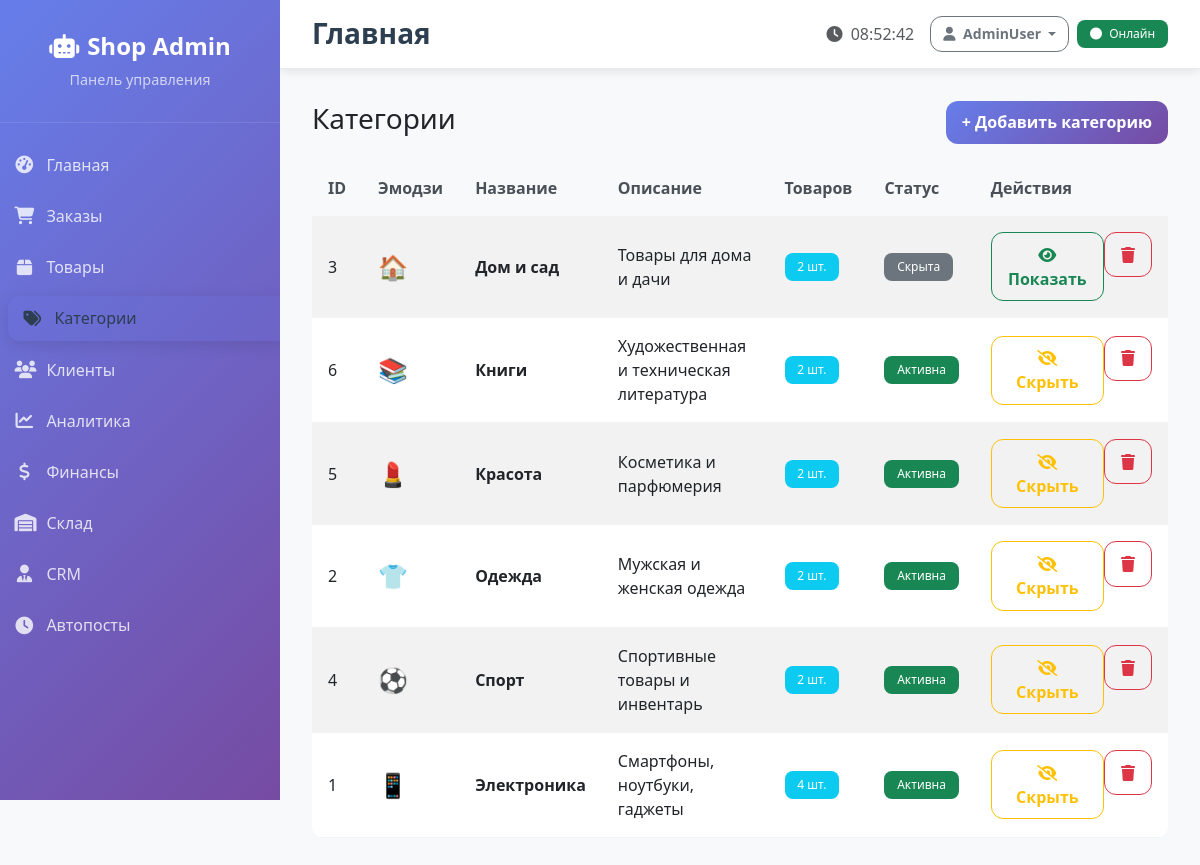
Page /categories (signed in) on the committed database.
### tables this page shows
CREATE TABLE categories (
    id INTEGER PRIMARY KEY AUTOINCREMENT,
    name TEXT NOT NULL,
    description TEXT,
    emoji TEXT,
    is_active INTEGER DEFAULT 1,
    created_at TIMESTAMP DEFAULT CURRENT_TIMESTAMP
);

### web_admin/app.py (the view)
    def decorated_function(*args, **kwargs):
        if not session.get('logged_in'):
            return redirect(url_for('login'))
        return f(*args, **kwargs)

### database.py (called while the page is built, shortened)
    def execute_query(self, query, params=None):
        try:
            conn = sqlite3.connect(self.db_path)
            cursor = conn.cursor()
            if params:
                cursor.execute(query, params)
            else:
                cursor.execute(query)
            q = query.strip().upper()
            if q.startswith('SELECT'):
                result = cursor.fetchall()
            return result
        except Exception as e:
            logging.info(f"Ошибка выполнения запроса: {e}")
            return None
        finally:
            if 'conn' in locals():
                conn.close()

### web_admin/app.py (called while the page is built)
def login_required(f):
    def decorated_function(*args, **kwargs):
        if not session.get('logged_in'):
            return redirect(url_for('login'))
        return f(*args, **kwargs)
    decorated_function.__name__ = f.__name__
    return decorated_function

@app.route('/categories')
@login_required
def categories():
    categories_data = db.execute_query('''
        SELECT c.id, c.name, c.description, c.emoji, c.is_active,
               COUNT(p.id) as products_count
        FROM categories c
        LEFT JOIN products p ON c.id = p.category_id AND p.is_active = 1
        GROUP BY c.id, c.name, c.description, c.emoji, c.is_active
        ORDER BY c.name
    ''')
    return render_template('categories.html', categories=categories_data or [])

### web_admin/templates/categories.html (shortened to what this page needs)
{% extends 'base.html' %}
{% block content %}
<div class="d-flex align-items-center justify-content-between mb-3">
  <h1 class="h3">Категории</h1>
  <a class="btn btn-primary" href="{{ url_for('add_category') }}">+ Добавить категорию</a>
</div>
<div class="table-responsive">
<table class="table table-striped align-middle">
  <thead><tr><th>ID</th><th>Эмодзи</th><th>Название</th><th>Описание</th><th>Товаров</th><th>Статус</th><th>Действия</th></tr></thead>
  <tbody>
  {% for c in categories %}
    <tr>
      <td>{{ c[0] }}</td>
      <td><span style="font-size: 1.5rem;">{{ c[3] or '📦' }}</span></td>
      <td><strong>{{ c[1] }}</strong></td>
      <td>{{ c[2][:50] if c[2] else '-' }}{% if c[2] and c[2]|length > 50 %}...{% endif %}</td>
      <td>
        <span class="badge bg-info">{{ c[5] or 0 }} шт.</span>
      </td>
      <td>
        {% if c[4] %}
          <span class="badge bg-success">Активна</span>
        {% else %}
          <span class="badge bg-secondary">Скрыта</span>
        {% endif %}
      </td>
      <td>
        <div class="btn-group btn-group-sm">
          <form method="post" action="{{ url_for('toggle_category', cid=c[0]) }}" style="display:inline">
            <button class="btn btn-outline-{% if c[4] %}warning{% else %}success{% endif %}" type="submit" title="{% if c[4] %}Скрыть{% else %}Показать{% endif %}">
              <i class="fas fa-{% if c[4] %}eye-slash{% else %}eye{% endif %}"></i>
              {% if c[4] %}Скрыть{% else %}Показать{% endif %}
            </button>
          </form>
          <form method="post" action="{{ url_for('delete_category') }}" style="display:inline" onsubmit="return confirm('Удалить категорию? Все товары в этой категории также будут удалены!')">
            <button class="btn btn-outline-danger" type="submit" title="Удалить">
              <i class="fas fa-trash"></i>
            </button>
          </form>
        </div>
      </td>
    </tr>
  {% endfor %}
  </tbody>
</table>
</div>
{% endblock %}

### web_admin/templates/base.html (shortened to what this page needs)
<!DOCTYPE html>
<html lang="ru">
<head>
    <link href="https://cdn.jsdelivr.net/npm/bootstrap@5.3.0/dist/css/bootstrap.min.css" rel="stylesheet">
    <link href="https://cdnjs.cloudflare.com/ajax/libs/font-awesome/6.4.0/css/all.min.css" rel="stylesheet">
    <link rel="stylesheet" href="{{ url_for('static', filename='css/admin.css') }}">
</head>
<body>
    <nav class="sidebar">
        <div class="sidebar-brand">
            <h3><i class="fas fa-robot me-2"></i>Shop Admin</h3>
            <p>Панель управления</p>
        </div>
        <ul class="nav flex-column mt-3">
            <li class="nav-item">
                <a class="nav-link {{ 'active' if request.endpoint == 'dashboard' }}" href="{{ url_for('dashboard') }}">
                    <i class="fas fa-tachometer-alt"></i>
                    Главная
                </a>
            </li>
            <li class="nav-item">
                <a class="nav-link {{ 'active' if request.endpoint == 'orders' }}" href="{{ url_for('orders') }}">
                    <i class="fas fa-shopping-cart"></i>
                    Заказы
                </a>
            </li>
            <li class="nav-item">
                <a class="nav-link {{ 'active' if request.endpoint == 'products' }}" href="{{ url_for('products') }}">
                    <i class="fas fa-box"></i>
                    Товары
                </a>
            </li>
            <li class="nav-item">
                <a class="nav-link {{ 'active' if request.endpoint == 'categories' }}" href="{{ url_for('categories') }}">
                    <i class="fas fa-tags"></i>
                    Категории
                </a>
            </li>
            <li class="nav-item">
                <a class="nav-link {{ 'active' if request.endpoint == 'customers' }}" href="{{ url_for('customers') }}">
                    <i class="fas fa-users"></i>
                    Клиенты
                </a>
            </li>
            <li class="nav-item">
                <a class="nav-link {{ 'active' if request.endpoint == 'analytics_page' }}" href="{{ url_for('analytics_page') }}">
                    <i class="fas fa-chart-line"></i>
                    Аналитика
                </a>
            </li>
            <li class="nav-item">
                <a class="nav-link {{ 'active' if request.endpoint == 'financial' }}" href="{{ url_for('financial_page') }}">
                    <i class="fas fa-dollar-sign"></i>
                    Финансы
                </a>
            </li>
            <li class="nav-item">
                <a class="nav-link {{ 'active' if request.endpoint == 'inventory_page' }}" href="{{ url_for('inventory_page') }}">
                    <i class="fas fa-warehouse"></i>
                    Склад
                </a>
            </li>
            <li class="nav-item">
                <a class="nav-link {{ 'active' if request.endpoint == 'crm_page' }}" href="{{ url_for('crm_page') }}">
                    <i class="fas fa-user-tie"></i>
                    CRM
                </a>
            </li>
            <li class="nav-item">
                <a class="nav-link {{ 'active' if request.endpoint == 'scheduled_posts' }}" href="{{ url_for('scheduled_posts') }}">
                    <i class="fas fa-clock"></i>
                    Автопосты
                </a>
            </li>
        </ul>
    </nav>
    <div class="main-content">
        <div class="top-navbar">
            <div class="d-flex justify-content-between align-items-center">
                <h1 class="page-header">{% block page_title %}Главная{% endblock %}</h1>
                <div class="d-flex align-items-center">
                    <span class="text-muted me-3">
                        <i class="fas fa-clock me-1"></i>
                        <span id="current-time"></span>
                    </span>
                    <div class="dropdown">
                        <button class="btn btn-outline-secondary btn-sm dropdown-toggle" type="button"
                                data-bs-toggle="dropdown" aria-expanded="false">
                            <i class="fas fa-user me-1"></i>
                            AdminUser
                        </button>
                    </div>
                    <div class="badge bg-success ms-2">
                        <i class="fas fa-circle me-1"></i>
                        Онлайн
                    </div>
                </div>
            </div>
        </div>
        <div class="content-area">
            {% block content %}{% endblock %}
        </div>
    </div>
</body>
</html>

### web_admin/static/css/admin.css (style rules this page uses)
:root { --primary-gradient: linear-gradient(135deg, #667eea 0%, #764ba2 100%); --success-gradient: linear-gradient(135deg, #11998e 0%, #38ef7d 100%); --warning-gradient: linear-gradient(135deg, #f093fb 0%, #f5576c 100%); --info-gradient: linear-gradient(135deg, #4facfe 0%, #00f2fe 100%); --sidebar-width: 280px; }
body { font-family: 'Segoe UI', Tahoma, Geneva, Verdana, sans-serif; background-color: #f8f9fa; }
.sidebar { position: fixed; top: 0; left: 0; height: 100vh; width: var(--sidebar-width); background: var(--primary-gradient); z-index: 1000; transition: all 0.3s ease; overflow-y: auto; }
.sidebar-brand { padding: 2rem 1.5rem; text-align: center; border-bottom: 1px solid rgba(255,255,255,0.1); }
.sidebar-brand h3 { color: white; margin: 0; font-weight: 700; font-size: 1.5rem; }
.sidebar-brand p { color: rgba(255,255,255,0.7); margin: 0.5rem 0 0 0; font-size: 0.9rem; }
.sidebar .nav-link { color: rgba(255,255,255,0.8); padding: 1rem 1.5rem; margin: 0.25rem 1rem; border-radius: 12px; transition: all 0.3s ease; display: flex; align-items: center; font-weight: 500; }
.sidebar .nav-link i { width: 20px; margin-right: 12px; font-size: 1.1rem; }
.sidebar .nav-link:hover, .sidebar .nav-link.active { color: white; background-color: rgba(255,255,255,0.15); transform: translateX(8px); box-shadow: 0 4px 15px rgba(0,0,0,0.1); }
.main-content { margin-left: var(--sidebar-width); min-height: 100vh; padding: 0; }
.top-navbar { background: white; padding: 1rem 2rem; box-shadow: 0 2px 10px rgba(0,0,0,0.1); border-bottom: 1px solid #e9ecef; }
.page-header { margin: 0; font-size: 1.75rem; font-weight: 600; color: #2c3e50; }
.content-area { padding: 2rem; }
.btn { border-radius: 10px; font-weight: 500; padding: 0.6rem 1.5rem; transition: all 0.3s ease; }
.btn-primary { background: var(--primary-gradient); border: none; }
.table { border-radius: 12px; overflow: hidden; }
.table thead th { background-color: #f8f9fa; border: none; font-weight: 600; color: #495057; padding: 1rem; }
.table tbody td { padding: 1rem; border-color: #f1f3f4; vertical-align: middle; }
.badge { border-radius: 8px; font-weight: 500; padding: 0.5rem 0.8rem; }
:root { --tile-min-height: 180px; --tile-radius: 16px; --tile-shadow: 0 8px 24px rgba(0,0,0,0.08); --tile-shadow-hover: 0 16px 40px rgba(102,126,234,0.25); --brand: #667eea; }
.sidebar .nav-link { border-radius: 12px; padding: .65rem .9rem; margin: .2rem 0; font-weight: 500; }
.sidebar .nav-link i { width: 1.25rem; text-align: center; }
.sidebar .nav-link.active, .sidebar .nav-link:hover { background: rgba(102,126,234,0.12); color: #2c3e50; }
.btn { border-radius: 12px; padding: .6rem 1rem; font-weight: 600; }
.btn-sm { padding: .4rem .75rem; font-weight: 600; }

### rows in the picture
categories: id "3", emoji "🏠", name "Дом и сад", description "Товары для дома и дачи", c "2", is_active "Скрыта"
categories: id "6", emoji "📚", name "Книги", description "Художественная и техническая литература", c "2", is_active "Активна"
categories: id "5", emoji "💄", name "Красота", description "Косметика и парфюмерия", c "2", is_active "Активна"
categories: id "2", emoji "👕", name "Одежда", description "Мужская и женская одежда", is_active "Активна"
categories: id "4", emoji "⚽", name "Спорт", description "Спортивные товары и инвентарь", c "2", is_active "Активна"
categories: id "1", emoji "📱", name "Электроника", description "Смартфоны, ноутбуки, гаджеты", c "4", is_active "Активна"
